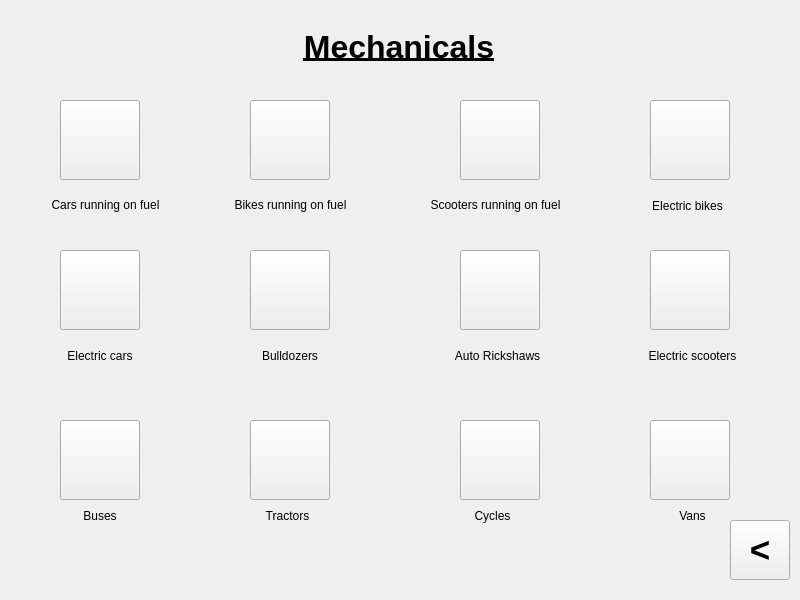
<?xml version="1.0" encoding="UTF-8"?>
<ui version="4.0">
 <class>MainWindow</class>
 <widget class="QMainWindow" name="MainWindow">
  <property name="geometry">
   <rect>
    <x>0</x>
    <y>0</y>
    <width>800</width>
    <height>600</height>
   </rect>
  </property>
  <property name="minimumSize">
   <size>
    <width>800</width>
    <height>600</height>
   </size>
  </property>
  <property name="maximumSize">
   <size>
    <width>800</width>
    <height>600</height>
   </size>
  </property>
  <property name="windowTitle">
   <string>MainWindow</string>
  </property>
  <widget class="QWidget" name="centralwidget">
   <widget class="QPushButton" name="pushButton_back">
    <property name="geometry">
     <rect>
      <x>730</x>
      <y>520</y>
      <width>60</width>
      <height>60</height>
     </rect>
    </property>
    <property name="minimumSize">
     <size>
      <width>60</width>
      <height>60</height>
     </size>
    </property>
    <property name="maximumSize">
     <size>
      <width>60</width>
      <height>60</height>
     </size>
    </property>
    <property name="font">
     <font>
      <pointsize>26</pointsize>
      <weight>75</weight>
      <bold>true</bold>
     </font>
    </property>
    <property name="text">
     <string>&lt;</string>
    </property>
   </widget>
   <widget class="QLabel" name="label">
    <property name="geometry">
     <rect>
      <x>300</x>
      <y>25</y>
      <width>198</width>
      <height>45</height>
     </rect>
    </property>
    <property name="styleSheet">
     <string notr="true">color: black</string>
    </property>
    <property name="text">
     <string>&lt;html&gt;&lt;head/&gt;&lt;body&gt;&lt;p align=&quot;center&quot;&gt;&lt;span style=&quot; font-size:24pt; font-weight:600; text-decoration: underline;&quot;&gt;Mechanicals&lt;/span&gt;&lt;/p&gt;&lt;/body&gt;&lt;/html&gt;</string>
    </property>
   </widget>
   <widget class="QLabel" name="label_11">
    <property name="geometry">
     <rect>
      <x>60</x>
      <y>500</y>
      <width>80</width>
      <height>33</height>
     </rect>
    </property>
    <property name="styleSheet">
     <string notr="true">color: black</string>
    </property>
    <property name="text">
     <string>&lt;html&gt;&lt;head/&gt;&lt;body&gt;&lt;p align=&quot;center&quot;&gt;Buses&lt;/p&gt;&lt;/body&gt;&lt;/html&gt;</string>
    </property>
   </widget>
   <widget class="QLabel" name="label_6">
    <property name="geometry">
     <rect>
      <x>640</x>
      <y>190</y>
      <width>95</width>
      <height>33</height>
     </rect>
    </property>
    <property name="styleSheet">
     <string notr="true">color: black</string>
    </property>
    <property name="text">
     <string>&lt;html&gt;&lt;head/&gt;&lt;body&gt;&lt;p align=&quot;center&quot;&gt;Electric bikes&lt;/p&gt;&lt;/body&gt;&lt;/html&gt;</string>
    </property>
   </widget>
   <widget class="QPushButton" name="pushButton_tractors">
    <property name="geometry">
     <rect>
      <x>250</x>
      <y>420</y>
      <width>80</width>
      <height>80</height>
     </rect>
    </property>
    <property name="minimumSize">
     <size>
      <width>80</width>
      <height>80</height>
     </size>
    </property>
    <property name="maximumSize">
     <size>
      <width>80</width>
      <height>80</height>
     </size>
    </property>
    <property name="text">
     <string/>
    </property>
    <property name="icon">
     <iconset>
      <normaloff>tractor.png</normaloff>tractor.png</iconset>
    </property>
    <property name="iconSize">
     <size>
      <width>80</width>
      <height>100</height>
     </size>
    </property>
   </widget>
   <widget class="QLabel" name="label_5">
    <property name="geometry">
     <rect>
      <x>60</x>
      <y>340</y>
      <width>80</width>
      <height>33</height>
     </rect>
    </property>
    <property name="styleSheet">
     <string notr="true">color: black</string>
    </property>
    <property name="text">
     <string>&lt;html&gt;&lt;head/&gt;&lt;body&gt;&lt;p align=&quot;center&quot;&gt;Electric cars&lt;/p&gt;&lt;/body&gt;&lt;/html&gt;</string>
    </property>
   </widget>
   <widget class="QPushButton" name="pushButton_scooters">
    <property name="geometry">
     <rect>
      <x>460</x>
      <y>100</y>
      <width>80</width>
      <height>80</height>
     </rect>
    </property>
    <property name="minimumSize">
     <size>
      <width>80</width>
      <height>80</height>
     </size>
    </property>
    <property name="maximumSize">
     <size>
      <width>80</width>
      <height>80</height>
     </size>
    </property>
    <property name="text">
     <string/>
    </property>
    <property name="icon">
     <iconset>
      <normaloff>scooter.png</normaloff>scooter.png</iconset>
    </property>
    <property name="iconSize">
     <size>
      <width>90</width>
      <height>70</height>
     </size>
    </property>
   </widget>
   <widget class="QPushButton" name="pushButton_cycles">
    <property name="geometry">
     <rect>
      <x>460</x>
      <y>420</y>
      <width>80</width>
      <height>80</height>
     </rect>
    </property>
    <property name="minimumSize">
     <size>
      <width>80</width>
      <height>80</height>
     </size>
    </property>
    <property name="maximumSize">
     <size>
      <width>80</width>
      <height>80</height>
     </size>
    </property>
    <property name="text">
     <string/>
    </property>
    <property name="icon">
     <iconset>
      <normaloff>cycle.png</normaloff>cycle.png</iconset>
    </property>
    <property name="iconSize">
     <size>
      <width>70</width>
      <height>60</height>
     </size>
    </property>
   </widget>
   <widget class="QPushButton" name="pushButton_vans">
    <property name="geometry">
     <rect>
      <x>650</x>
      <y>420</y>
      <width>80</width>
      <height>80</height>
     </rect>
    </property>
    <property name="minimumSize">
     <size>
      <width>80</width>
      <height>80</height>
     </size>
    </property>
    <property name="maximumSize">
     <size>
      <width>80</width>
      <height>80</height>
     </size>
    </property>
    <property name="text">
     <string/>
    </property>
    <property name="icon">
     <iconset>
      <normaloff>van.png</normaloff>van.png</iconset>
    </property>
    <property name="iconSize">
     <size>
      <width>80</width>
      <height>100</height>
     </size>
    </property>
   </widget>
   <widget class="QLabel" name="label_3">
    <property name="geometry">
     <rect>
      <x>220</x>
      <y>190</y>
      <width>141</width>
      <height>31</height>
     </rect>
    </property>
    <property name="styleSheet">
     <string notr="true">color: black</string>
    </property>
    <property name="text">
     <string>&lt;html&gt;&lt;head/&gt;&lt;body&gt;&lt;p align=&quot;center&quot;&gt;Bikes running on fuel&lt;/p&gt;&lt;/body&gt;&lt;/html&gt;</string>
    </property>
   </widget>
   <widget class="QLabel" name="label_4">
    <property name="geometry">
     <rect>
      <x>420</x>
      <y>190</y>
      <width>151</width>
      <height>31</height>
     </rect>
    </property>
    <property name="styleSheet">
     <string notr="true">color: black</string>
    </property>
    <property name="text">
     <string>&lt;html&gt;&lt;head/&gt;&lt;body&gt;&lt;p align=&quot;center&quot;&gt;Scooters running on fuel&lt;/p&gt;&lt;/body&gt;&lt;/html&gt;</string>
    </property>
   </widget>
   <widget class="QLabel" name="label_10">
    <property name="geometry">
     <rect>
      <x>640</x>
      <y>500</y>
      <width>105</width>
      <height>32</height>
     </rect>
    </property>
    <property name="styleSheet">
     <string notr="true">color: black</string>
    </property>
    <property name="text">
     <string>&lt;html&gt;&lt;head/&gt;&lt;body&gt;&lt;p align=&quot;center&quot;&gt;Vans&lt;/p&gt;&lt;/body&gt;&lt;/html&gt;</string>
    </property>
   </widget>
   <widget class="QPushButton" name="pushButton_autos">
    <property name="geometry">
     <rect>
      <x>460</x>
      <y>250</y>
      <width>80</width>
      <height>80</height>
     </rect>
    </property>
    <property name="minimumSize">
     <size>
      <width>80</width>
      <height>80</height>
     </size>
    </property>
    <property name="maximumSize">
     <size>
      <width>80</width>
      <height>80</height>
     </size>
    </property>
    <property name="text">
     <string/>
    </property>
    <property name="icon">
     <iconset>
      <normaloff>auto.png</normaloff>auto.png</iconset>
    </property>
    <property name="iconSize">
     <size>
      <width>70</width>
      <height>90</height>
     </size>
    </property>
   </widget>
   <widget class="QLabel" name="label_12">
    <property name="geometry">
     <rect>
      <x>240</x>
      <y>500</y>
      <width>95</width>
      <height>33</height>
     </rect>
    </property>
    <property name="styleSheet">
     <string notr="true">color: black</string>
    </property>
    <property name="text">
     <string>&lt;html&gt;&lt;head/&gt;&lt;body&gt;&lt;p align=&quot;center&quot;&gt;Tractors&lt;/p&gt;&lt;/body&gt;&lt;/html&gt;</string>
    </property>
   </widget>
   <widget class="QPushButton" name="pushButton_elescooters">
    <property name="geometry">
     <rect>
      <x>650</x>
      <y>250</y>
      <width>80</width>
      <height>80</height>
     </rect>
    </property>
    <property name="minimumSize">
     <size>
      <width>80</width>
      <height>80</height>
     </size>
    </property>
    <property name="maximumSize">
     <size>
      <width>80</width>
      <height>80</height>
     </size>
    </property>
    <property name="text">
     <string/>
    </property>
    <property name="icon">
     <iconset>
      <normaloff>elescooter.png</normaloff>elescooter.png</iconset>
    </property>
    <property name="iconSize">
     <size>
      <width>70</width>
      <height>160</height>
     </size>
    </property>
   </widget>
   <widget class="QLabel" name="label_7">
    <property name="geometry">
     <rect>
      <x>640</x>
      <y>340</y>
      <width>105</width>
      <height>33</height>
     </rect>
    </property>
    <property name="styleSheet">
     <string notr="true">color: black</string>
    </property>
    <property name="text">
     <string>&lt;html&gt;&lt;head/&gt;&lt;body&gt;&lt;p align=&quot;center&quot;&gt;Electric scooters&lt;/p&gt;&lt;/body&gt;&lt;/html&gt;</string>
    </property>
   </widget>
   <widget class="QPushButton" name="pushButton_fuelcars">
    <property name="geometry">
     <rect>
      <x>60</x>
      <y>100</y>
      <width>80</width>
      <height>80</height>
     </rect>
    </property>
    <property name="minimumSize">
     <size>
      <width>80</width>
      <height>80</height>
     </size>
    </property>
    <property name="maximumSize">
     <size>
      <width>80</width>
      <height>80</height>
     </size>
    </property>
    <property name="text">
     <string/>
    </property>
    <property name="icon">
     <iconset>
      <normaloff>fuelcar.png</normaloff>fuelcar.png</iconset>
    </property>
    <property name="iconSize">
     <size>
      <width>70</width>
      <height>40</height>
     </size>
    </property>
   </widget>
   <widget class="QLabel" name="label_2">
    <property name="geometry">
     <rect>
      <x>40</x>
      <y>190</y>
      <width>131</width>
      <height>31</height>
     </rect>
    </property>
    <property name="styleSheet">
     <string notr="true">color: black</string>
    </property>
    <property name="text">
     <string>&lt;html&gt;&lt;head/&gt;&lt;body&gt;&lt;p align=&quot;center&quot;&gt;Cars running on fuel&lt;/p&gt;&lt;/body&gt;&lt;/html&gt;</string>
    </property>
   </widget>
   <widget class="QLabel" name="label_8">
    <property name="geometry">
     <rect>
      <x>250</x>
      <y>340</y>
      <width>80</width>
      <height>32</height>
     </rect>
    </property>
    <property name="styleSheet">
     <string notr="true">color: black</string>
    </property>
    <property name="text">
     <string>&lt;html&gt;&lt;head/&gt;&lt;body&gt;&lt;p align=&quot;center&quot;&gt;Bulldozers&lt;/p&gt;&lt;/body&gt;&lt;/html&gt;</string>
    </property>
   </widget>
   <widget class="QPushButton" name="pushButton_elebikes">
    <property name="geometry">
     <rect>
      <x>650</x>
      <y>100</y>
      <width>80</width>
      <height>80</height>
     </rect>
    </property>
    <property name="minimumSize">
     <size>
      <width>80</width>
      <height>80</height>
     </size>
    </property>
    <property name="maximumSize">
     <size>
      <width>80</width>
      <height>80</height>
     </size>
    </property>
    <property name="text">
     <string/>
    </property>
    <property name="icon">
     <iconset>
      <normaloff>elebike.png</normaloff>elebike.png</iconset>
    </property>
    <property name="iconSize">
     <size>
      <width>70</width>
      <height>100</height>
     </size>
    </property>
   </widget>
   <widget class="QPushButton" name="pushButton_fuelbikes">
    <property name="geometry">
     <rect>
      <x>250</x>
      <y>100</y>
      <width>80</width>
      <height>80</height>
     </rect>
    </property>
    <property name="minimumSize">
     <size>
      <width>80</width>
      <height>80</height>
     </size>
    </property>
    <property name="maximumSize">
     <size>
      <width>80</width>
      <height>80</height>
     </size>
    </property>
    <property name="text">
     <string/>
    </property>
    <property name="icon">
     <iconset>
      <normaloff>fuelbike.png</normaloff>fuelbike.png</iconset>
    </property>
    <property name="iconSize">
     <size>
      <width>100</width>
      <height>200</height>
     </size>
    </property>
   </widget>
   <widget class="QLabel" name="label_9">
    <property name="geometry">
     <rect>
      <x>450</x>
      <y>340</y>
      <width>95</width>
      <height>32</height>
     </rect>
    </property>
    <property name="styleSheet">
     <string notr="true">color: black</string>
    </property>
    <property name="text">
     <string>&lt;html&gt;&lt;head/&gt;&lt;body&gt;&lt;p align=&quot;center&quot;&gt;Auto Rickshaws&lt;/p&gt;&lt;/body&gt;&lt;/html&gt;</string>
    </property>
   </widget>
   <widget class="QPushButton" name="pushButton_bulldozers">
    <property name="geometry">
     <rect>
      <x>250</x>
      <y>250</y>
      <width>80</width>
      <height>80</height>
     </rect>
    </property>
    <property name="minimumSize">
     <size>
      <width>80</width>
      <height>80</height>
     </size>
    </property>
    <property name="maximumSize">
     <size>
      <width>80</width>
      <height>80</height>
     </size>
    </property>
    <property name="text">
     <string/>
    </property>
    <property name="icon">
     <iconset>
      <normaloff>bulldozer.png</normaloff>bulldozer.png</iconset>
    </property>
    <property name="iconSize">
     <size>
      <width>70</width>
      <height>100</height>
     </size>
    </property>
   </widget>
   <widget class="QPushButton" name="pushButton_buses">
    <property name="geometry">
     <rect>
      <x>60</x>
      <y>420</y>
      <width>80</width>
      <height>80</height>
     </rect>
    </property>
    <property name="minimumSize">
     <size>
      <width>80</width>
      <height>80</height>
     </size>
    </property>
    <property name="maximumSize">
     <size>
      <width>80</width>
      <height>80</height>
     </size>
    </property>
    <property name="text">
     <string/>
    </property>
    <property name="icon">
     <iconset>
      <normaloff>bus.png</normaloff>bus.png</iconset>
    </property>
    <property name="iconSize">
     <size>
      <width>80</width>
      <height>100</height>
     </size>
    </property>
   </widget>
   <widget class="QPushButton" name="pushButton_elecars">
    <property name="geometry">
     <rect>
      <x>60</x>
      <y>250</y>
      <width>80</width>
      <height>80</height>
     </rect>
    </property>
    <property name="minimumSize">
     <size>
      <width>80</width>
      <height>80</height>
     </size>
    </property>
    <property name="maximumSize">
     <size>
      <width>80</width>
      <height>80</height>
     </size>
    </property>
    <property name="text">
     <string/>
    </property>
    <property name="icon">
     <iconset>
      <normaloff>elecar.png</normaloff>elecar.png</iconset>
    </property>
    <property name="iconSize">
     <size>
      <width>80</width>
      <height>100</height>
     </size>
    </property>
   </widget>
   <widget class="QLabel" name="label_13">
    <property name="geometry">
     <rect>
      <x>440</x>
      <y>500</y>
      <width>105</width>
      <height>33</height>
     </rect>
    </property>
    <property name="styleSheet">
     <string notr="true">color: black</string>
    </property>
    <property name="text">
     <string>&lt;html&gt;&lt;head/&gt;&lt;body&gt;&lt;p align=&quot;center&quot;&gt;Cycles&lt;/p&gt;&lt;/body&gt;&lt;/html&gt;</string>
    </property>
   </widget>
   <widget class="QLabel" name="label_14">
    <property name="geometry">
     <rect>
      <x>0</x>
      <y>0</y>
      <width>800</width>
      <height>600</height>
     </rect>
    </property>
    <property name="text">
     <string/>
    </property>
    <property name="pixmap">
     <pixmap>IMG_0536.jpeg</pixmap>
    </property>
    <property name="scaledContents">
     <bool>true</bool>
    </property>
   </widget>
   <zorder>label_14</zorder>
   <zorder>pushButton_back</zorder>
   <zorder>label</zorder>
   <zorder>label_11</zorder>
   <zorder>label_6</zorder>
   <zorder>pushButton_tractors</zorder>
   <zorder>label_5</zorder>
   <zorder>pushButton_scooters</zorder>
   <zorder>pushButton_cycles</zorder>
   <zorder>pushButton_vans</zorder>
   <zorder>label_3</zorder>
   <zorder>label_4</zorder>
   <zorder>label_10</zorder>
   <zorder>pushButton_autos</zorder>
   <zorder>label_12</zorder>
   <zorder>pushButton_elescooters</zorder>
   <zorder>label_7</zorder>
   <zorder>pushButton_fuelcars</zorder>
   <zorder>label_2</zorder>
   <zorder>label_8</zorder>
   <zorder>pushButton_elebikes</zorder>
   <zorder>pushButton_fuelbikes</zorder>
   <zorder>label_9</zorder>
   <zorder>pushButton_bulldozers</zorder>
   <zorder>pushButton_buses</zorder>
   <zorder>pushButton_elecars</zorder>
   <zorder>label_13</zorder>
  </widget>
 </widget>
 <resources/>
 <connections/>
</ui>
